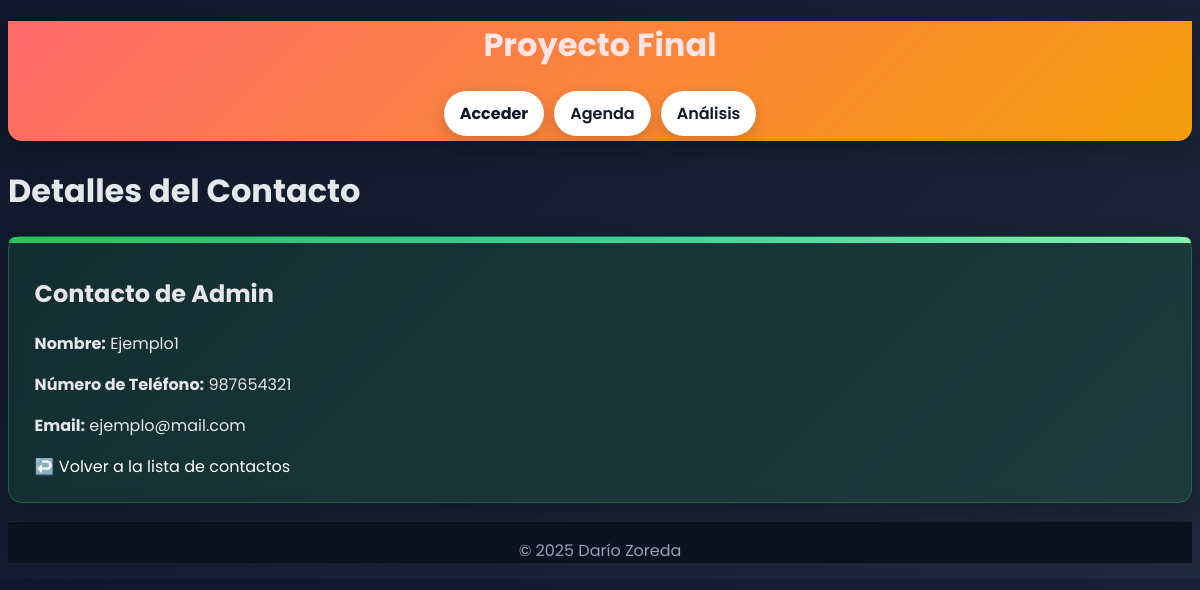
Screenshot of /agenda/ver_contacto/1 with the database file from the repository.
### app/models.py (models this page shows, shortened)
class User(db.Model, UserMixin):
    __tablename__ = 'usuarios'
    id: so.Mapped[int] = so.mapped_column(primary_key=True)
    email: so.Mapped[str] = so.mapped_column(sa.String(64), index=True, unique=True)
    nombre: so.Mapped[str] = so.mapped_column(sa.String(64), index=True, unique=False)
    apellidos: so.Mapped[str] = so.mapped_column(sa.String(64), index=True, unique=False)
    telefono: so.Mapped[int] = so.mapped_column(sa.Integer(), index=True, unique=False)
    edad: so.Mapped[int] = so.mapped_column(sa.Integer(), index=True, unique=False)
    hash_contraseña: so.Mapped[str] = so.mapped_column(sa.String(256))

### app/agenda/models.py (models this page shows, shortened)
class Contact(db.Model):
    __tablename__ = 'contactos'
    id: so.Mapped[int] = so.mapped_column(primary_key=True)
    user_id: so.Mapped[int] = so.mapped_column(sa.ForeignKey(User.id))
    email: so.Mapped[str] = so.mapped_column(sa.String(64), index=True)
    nombre: so.Mapped[str] = so.mapped_column(sa.String(64), index=True)
    telefono: so.Mapped[int] = so.mapped_column(sa.String(9), index=True)

### app/agenda/routes.py (the view)
@login_required
@agenda_bp.route('/agenda/ver_contacto/<int:contact_id>')
def detalle(contact_id):
    contacto = Contact.query.get_or_404(contact_id)
    user = User.query.get_or_404(contacto.user_id)
    return render_template('agenda/ver_contacto.html', contact=contacto, user=user)

### app/templates/agenda/ver_contacto.html
    {% extends 'base.html' %}
    {% block content %}
    <h1>Detalles del Contacto</h1>
    <div class="bloque_contenido" id="desglose">
        <h2>Contacto de {{ user.nombre }}</h2>
        <p><strong>Nombre:</strong> {{ contact.nombre }}</p>
        <p><strong>Número de Teléfono:</strong> {{ contact.telefono }}</p>
        <p><strong>Email:</strong> {{ contact.email }}</p>
    <a href="{{ url_for('agenda.lista_contactos') }}">↩️ Volver a la lista de contactos</a>
    </div>
    {% endblock %}

### app/static/css/styles.css (style rules this page uses)
:root { --bg: #0f172a; --bg-grad-1: #0f172a; --bg-grad-2: #1e293b; --card: #0ea5a5; --card-soft: rgba(14, 165, 165, 0.12); --primary: #ff6b6b; --primary-700: #e85a5a; --primary-800: #d94d4d; --accent: #22c55e; --text: #e5e7eb; --muted: #94a3b8; --shadow: 0 8px 24px rgba(0,0,0,0.25); --radius: 14px; --radius-sm: 10px; --transition: 220ms ease; }
body { font-family: 'Poppins', Arial, sans-serif; color: var(--text); background: linear-gradient(135deg, var(--bg-grad-1), var(--bg-grad-2)); }
.bloque_contenido { background: linear-gradient(180deg, var(--card-soft), rgba(255,255,255,0.04)); border: 1px solid rgba(255,255,255,0.08); border-radius: var(--radius); box-shadow: var(--shadow); padding: 1.4em 1.6em; margin: 10px 0 18px; backdrop-filter: blur(6px); -webkit-backdrop-filter: blur(6px); transition: transform var(--transition), box-shadow var(--transition), border-color var(--transition); }
#desglose { position: relative; background: rgba(34, 197, 94, 0.12); border: 1px solid rgba(34, 197, 94, 0.35); border-radius: var(--radius); padding: 1.2em 1.6em 1.4em; box-shadow: var(--shadow); margin-top: 1em; }
#desglose::before { content: ""; position: absolute; inset: 0; border-top-left-radius: var(--radius); border-top-right-radius: var(--radius); height: 6px; background: linear-gradient(90deg, var(--accent), #34d399, #86efac); }
.bloque_contenido a { color: #fff; text-decoration: none; border-bottom: 2px solid transparent; transition: color var(--transition), border-color var(--transition); }

### rows the page displays
User: nombre "Admin"
Contact: nombre "Ejemplo1", telefono "987654321", email "ejemplo@mail.com"
